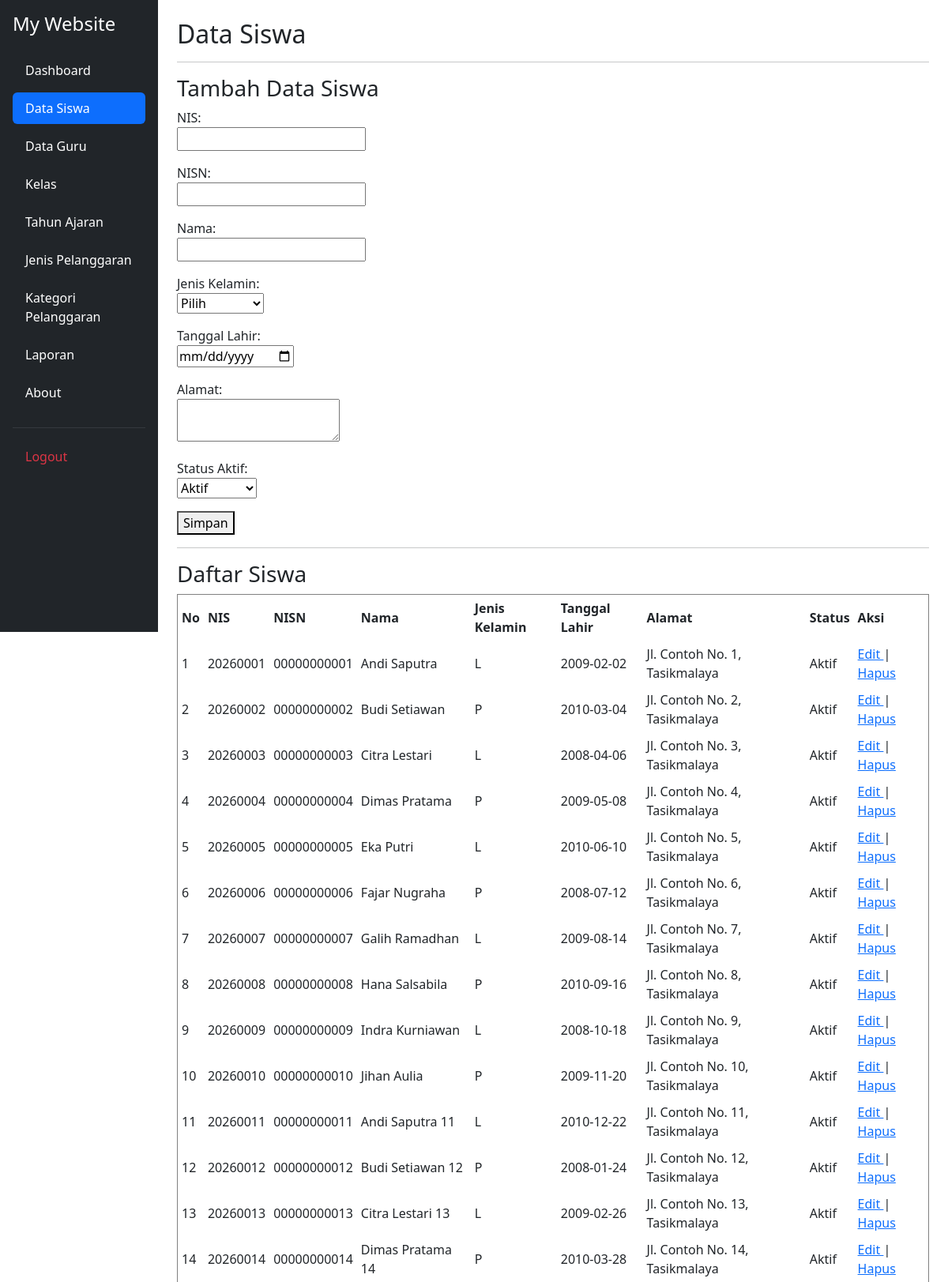
The page /data_siswa.php (signed in, upper part) on the database its author committed.
### tables this page shows
CREATE TABLE `t_siswa` (
  `id` int(11) NOT NULL,
  `nis` varchar(30) NOT NULL,
  `nisn` varchar(20) NOT NULL,
  `nama` varchar(150) NOT NULL,
  `jenis_kelamin` char(1) NOT NULL,
  `tanggal_lahir` date NOT NULL,
  `alamat` text NOT NULL,
  `status_aktif` tinyint(1) NOT NULL,
  `created_at` timestamp NOT NULL DEFAULT current_timestamp(),
  `updated_at` timestamp NOT NULL DEFAULT current_timestamp()
);

### data_siswa.php (the view, shortened to what this page needs)
<?php
include 'config/koneksi.php';
$data_edit = null;
$data_siswa = mysqli_query(
    $koneksi,
    "SELECT * FROM t_siswa ORDER BY id ASC"
);
?>
<!DOCTYPE html>
<html lang="id">
<head>
    <link href="https://cdn.jsdelivr.net/npm/bootstrap@5.3.3/dist/css/bootstrap.min.css" rel="stylesheet">
</head>
<body>
<div class="container-fluid">
    <div class="row">
        <?php include 'includes/sidebar.php'; ?>
        <main class="col-md-9 col-lg-10 p-4 ms-md-auto">
            <h2>Data Siswa</h2>
            <hr>
            <?php if ($data_edit) { ?>
                <h3>Edit Data Siswa</h3>
                <form class="form-control" method="POST">
                    <input
                        type="hidden"
                        name="id"
                        value="<?php echo $data_edit['id']; ?>"
                    >
                    <p>
                        NIS:
                        <br>
                        <input
                            type="text"
                            name="nis"
                            value="<?php echo $data_edit['nis']; ?>"
                            required
                        >
                    </p>
                    <p>
                        NISN:
                        <br>
                        <input
                            type="text"
                            name="nisn"
                            value="<?php echo $data_edit['nisn']; ?>"
                            required
                        >
                    </p>
                    <p>
                        Nama:
                        <br>
                        <input
                            type="text"
                            name="nama"
                            value="<?php echo $data_edit['nama']; ?>"
                            required
                        >
                    </p>
                    <p>
                        Jenis Kelamin:
                        <br>
                        <select name="jenis_kelamin" required>
                            <option value="L"
                                <?php if ($data_edit['jenis_kelamin'] == 'L') echo 'selected'; ?>>
                                Laki-laki
                            </option>
                            <option value="P"
                                <?php if ($data_edit['jenis_kelamin'] == 'P') echo 'selected'; ?>>
                                Perempuan
                            </option>
                        </select>
                    </p>
                    <p>
                        Tanggal Lahir:
                        <br>
                        <input
                            type="date"
                            name="tanggal_lahir"
                            value="<?php echo $data_edit['tanggal_lahir']; ?>"
                            required
                        >
                    </p>
                    <p>
                        Alamat:
                        <br>
                        <textarea
                            name="alamat"
                            required
                        ><?php echo $data_edit['alamat']; ?></textarea>
                    </p>
                    <p>
                        Status Aktif:
                        <br>
                        <select name="status_aktif" required>
                            <option value="1"
                                <?php if ($data_edit['status_aktif'] == 1) echo 'selected'; ?>>
                                Aktif
                            </option>
                            <option value="0"
                                <?php if ($data_edit['status_aktif'] == 0) echo 'selected'; ?>>
                                Tidak Aktif
                            </option>
                        </select>
                    </p>
                    <button type="submit" name="edit">
                        Update
                    </button>
                    <a href="data_siswa.php">
                        Batal
                    </a>
                </form>
            <?php } else { ?>
                <h3>Tambah Data Siswa</h3>
                <form method="POST">
                    <p>
                        NIS:
                        <br>
                        <input
                            type="text"
                            name="nis"
                            required
                        >
                    </p>
                    <p>
                        NISN:
                        <br>
                        <input
                            type="text"
                            name="nisn"
                            required
                        >
                    </p>
                    <p>
                        Nama:
                        <br>
                        <input
                            type="text"
                            name="nama"
                            required
                        >
                    </p>
                    <p>
                        Jenis Kelamin:
                        <br>
                        <select name="jenis_kelamin" required>
                            <option value="">
                                Pilih
                            </option>
                        </select>
                    </p>
                    <p>
                        Tanggal Lahir:
                        <br>
                        <input
                            type="date"
                            name="tanggal_lahir"
                            required
                        >
                    </p>
                    <p>
                        Alamat:
                        <br>
                        <textarea
                            name="alamat"
                            required
                        ></textarea>
                    </p>
                    <p>
                        Status Aktif:
                        <br>
                        <select name="status_aktif" required>
                            <option value="1">
                                Aktif
                            </option>
                        </select>
                    </p>
                    <button type="submit" name="tambah">
                        Simpan
                    </button>
                </form>
            <?php } ?>
            <hr>
            <h3>Daftar Siswa</h3>
            <table border="1" cellpadding="5">
                <tr>
                    <th>No</th>
                    <th>NIS</th>
                    <th>NISN</th>
                    <th>Nama</th>
                    <th>Jenis Kelamin</th>
                    <th>Tanggal Lahir</th>
                    <th>Alamat</th>
                    <th>Status</th>
                    <th>Aksi</th>
                </tr>
                <?php
                $no = 1;
                while ($siswa = mysqli_fetch_assoc($data_siswa)) {
                ?>
                <tr>
                    <td>
                        <?php echo $no++; ?>
                    </td>
                    <td>
                        <?php echo $siswa['nis']; ?>
                    </td>
                    <td>
                        <?php echo $siswa['nisn']; ?>
                    </td>
                    <td>
                        <?php echo $siswa['nama']; ?>
                    </td>
                    <td>
                        <?php echo $siswa['jenis_kelamin']; ?>
                    </td>
                    <td>
                        <?php echo $siswa['tanggal_lahir']; ?>
                    </td>
                    <td>
                        <?php echo $siswa['alamat']; ?>
                    </td>
                    <td>
    <?php
    if ($siswa['status_aktif'] == 1) {
        echo "Aktif";
    } else {
        echo "Tidak Aktif";
    }
    ?>
</td>
                    <td>
                        <a href="data_siswa.php?edit=<?php echo $siswa['id']; ?>">
                            Edit
                        </a>
                        |
                        <a href="data_siswa.php?hapus=<?php echo $siswa['id']; ?>">
                            Hapus
                        </a>
                    </td>
                </tr>
                <?php } ?>
            </table>
        </main>
    </div>
</div>
</body>
</html>

### rows shown on the page
t_siswa: nis "20260001", nisn "00000000001", nama "Andi Saputra", jenis_kelamin "L", tanggal_lahir "2009-02-02", alamat "Jl. Contoh No. 1, Tasikmalaya", status_aktif "Aktif"
t_siswa: nis "20260002", nisn "00000000002", nama "Budi Setiawan", jenis_kelamin "P", tanggal_lahir "2010-03-04", alamat "Jl. Contoh No. 2, Tasikmalaya", status_aktif "Aktif"
t_siswa: nis "20260003", nisn "00000000003", nama "Citra Lestari", jenis_kelamin "L", tanggal_lahir "2008-04-06", alamat "Jl. Contoh No. 3, Tasikmalaya", status_aktif "Aktif"
t_siswa: nis "20260004", nisn "00000000004", nama "Dimas Pratama", jenis_kelamin "P", tanggal_lahir "2009-05-08", alamat "Jl. Contoh No. 4, Tasikmalaya", status_aktif "Aktif"
t_siswa: nis "20260005", nisn "00000000005", nama "Eka Putri", jenis_kelamin "L", tanggal_lahir "2010-06-10", alamat "Jl. Contoh No. 5, Tasikmalaya", status_aktif "Aktif"
t_siswa: nis "20260006", nisn "00000000006", nama "Fajar Nugraha", jenis_kelamin "P", tanggal_lahir "2008-07-12", alamat "Jl. Contoh No. 6, Tasikmalaya", status_aktif "Aktif"
t_siswa: nis "20260007", nisn "00000000007", nama "Galih Ramadhan", jenis_kelamin "L", tanggal_lahir "2009-08-14", alamat "Jl. Contoh No. 7, Tasikmalaya", status_aktif "Aktif"
t_siswa: nis "20260008", nisn "00000000008", nama "Hana Salsabila", jenis_kelamin "P", tanggal_lahir "2010-09-16", alamat "Jl. Contoh No. 8, Tasikmalaya", status_aktif "Aktif"
t_siswa: nis "20260009", nisn "00000000009", nama "Indra Kurniawan", jenis_kelamin "L", tanggal_lahir "2008-10-18", alamat "Jl. Contoh No. 9, Tasikmalaya", status_aktif "Aktif"
t_siswa: nis "20260010", nisn "00000000010", nama "Jihan Aulia", jenis_kelamin "P", tanggal_lahir "2009-11-20", alamat "Jl. Contoh No. 10, Tasikmalaya", status_aktif "Aktif"
t_siswa: nis "20260011", nisn "00000000011", nama "Andi Saputra 11", jenis_kelamin "L", tanggal_lahir "2010-12-22", alamat "Jl. Contoh No. 11, Tasikmalaya", status_aktif "Aktif"
t_siswa: nis "20260012", nisn "00000000012", nama "Budi Setiawan 12", jenis_kelamin "P", tanggal_lahir "2008-01-24", alamat "Jl. Contoh No. 12, Tasikmalaya", status_aktif "Aktif"
t_siswa: nis "20260013", nisn "00000000013", nama "Citra Lestari 13", jenis_kelamin "L", tanggal_lahir "2009-02-26", alamat "Jl. Contoh No. 13, Tasikmalaya", status_aktif "Aktif"
t_siswa: nis "20260014", nisn "00000000014", nama "Dimas Pratama 14", jenis_kelamin "P", tanggal_lahir "2010-03-28", alamat "Jl. Contoh No. 14, Tasikmalaya", status_aktif "Aktif"
